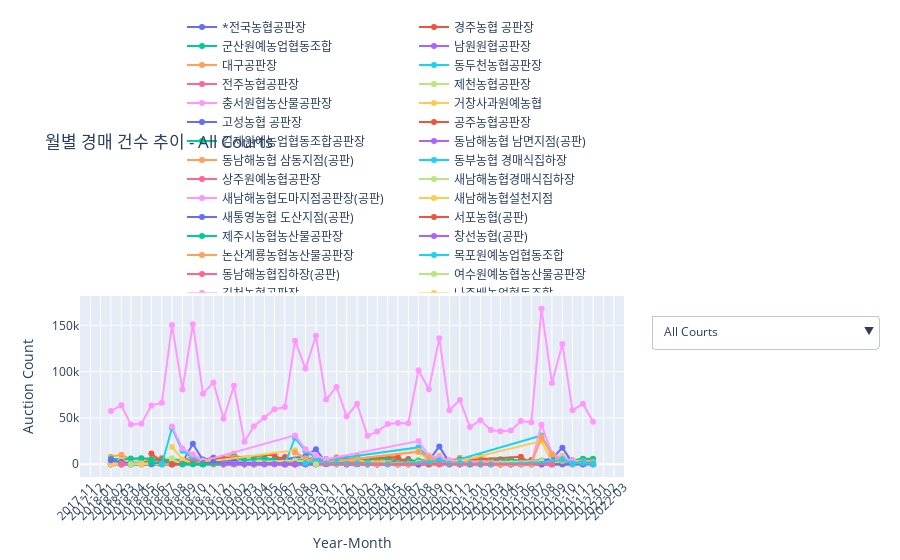

The cell this chart's notebook holds for it:
### Code cell
import plotly.graph_objects as go
import pandas as pd

# Assuming 'combined' is your DataFrame
# Ensure 'YearMonth' is in datetime format for proper sorting and plotting
combined['YearMonth'] = pd.to_datetime(combined['YearMonth'])

# Get unique lists
courts = combined['공판장명'].unique()
items = combined['품목명'].unique()

# Initialize the figure
fig = go.Figure()

# Add a trace for each court (aggregated across all items)
for court in courts:
    # Filter data for the court
    df_filtered = combined[combined['공판장명'] == court]
    
    # Aggregate auction counts by YearMonth
    df_agg = df_filtered.groupby('YearMonth')['경매 건수'].sum().reset_index()
    
    # Add trace
    fig.add_trace(
        go.Scatter(
            x=df_agg['YearMonth'],
            y=df_agg['경매 건수'],
            mode='lines+markers',
            name=f'{court}',
            visible=True,  # All traces visible by default
            hovertemplate='Year-Month: %{x|%Y-%m}<br>Auction Count: %{y}<extra></extra>'
        )
    )

# Define dropdown buttons for 공판장명 (Courts)
court_buttons = [
    dict(
        label=court,
        method='update',
        args=[
            {'visible': [trace.name == court for trace in fig.data]},
            {'title': f'월별 경매 건수 추이 - {court}'}
        ]
    ) for court in courts
]

# Add a button for "All Courts" which shows all traces
court_buttons.insert(0, dict(
    label='All Courts',
    method='update',
    args=[
        {'visible': [True] * len(fig.data)},  # Show all traces
        {'title': '월별 경매 건수 추이 - All Courts'}
    ]
))

# Add dropdown menus to the layout
fig.update_layout(
    updatemenus=[
        dict(
            active=0,
            buttons=court_buttons,
            x=1.05,
            y=0.95,
            xanchor='left',
            yanchor='top',
            showactive=True,
            direction='down',
            pad={'r': 10, 't': 10},
            name='Court Selector'
        )
    ],
    title='월별 경매 건수 추이 - All Courts',
    xaxis_title='Year-Month',
    yaxis_title='Auction Count',
    xaxis=dict(
        tickformat="%Y-%m",
        dtick="M1",
        tickangle=-45
    ),
    hovermode='x unified',
    legend=dict(
        orientation='h',
        yanchor='bottom',
        y=1.02,
        xanchor='right',
        x=1
    )
)

fig.show()
